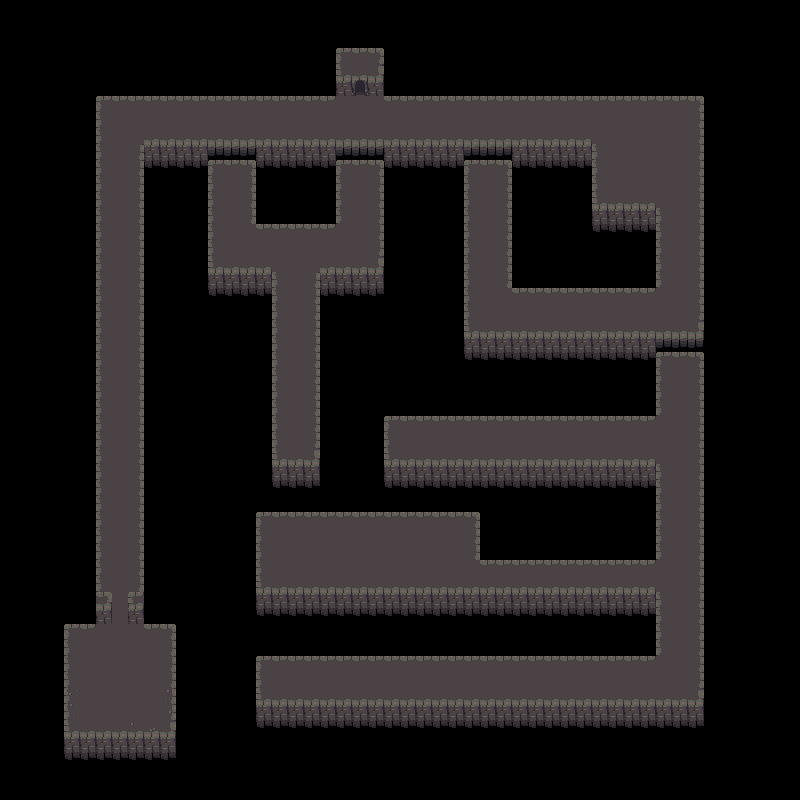

This game map was drawn from its Tiled (.tmx) file and the tilesets committed beside it. A one-line description and the trimmed map source follow:
An orthogonal 50x50 tile map with 16x16 px tiles, 2 tile layers (Background 1, Foreground 1), 7 hidden layers not drawn, 4 tilesets.

<map version="1.0" orientation="orthogonal" renderorder="right-down" width="50" height="50" tilewidth="16" tileheight="16" nextobjectid="1">
 <tileset firstgid="1" name="Coloured Magic Tiles" tilewidth="16" tileheight="16" tilecount="100" columns="10">
  <image source="../Coloured Magic Tiles.png" width="160" height="160" />
  <tile id="0">
   <properties>
    <property name="start" value="" />
   </properties>
  </tile>
  <tile id="1">
   <properties>
    <property name="win" value="" />
   </properties>
  </tile>
  <tile id="2">
   <properties>
    <property name="key" value="" />
   </properties>
  </tile>
  <tile id="3">
   <properties>
    <property name="door" value="" />
   </properties>
  </tile>
  <tile id="4">
   <properties>
    <property name="chest" value="" />
   </properties>
  </tile>
  <tile id="6">
   <properties>
    <property name="fastblob" value="" />
   </properties>
  </tile>
  <tile id="7">
   <properties>
    <property name="followblob" value="" />
   </properties>
  </tile>
  <tile id="8">
   <properties>
    <property name="armouredblob" value="" />
   </properties>
  </tile>
  <tile id="9">
   <properties>
    <property name="blob" value="" />
   </properties>
  </tile>
  <tile id="12">
   <properties>
    <property name="blocked" value="" />
   </properties>
  </tile>
  <tile id="99">
   <properties>
    <property name="walkable" value="" />
   </properties>
  </tile>
 </tileset>
 <tileset firstgid="101" name="Dungeon_new_green_gutter" tilewidth="16" tileheight="16" spacing="2" margin="1" tilecount="288" columns="24">
  <image source="../Dungeon_new_green_gutter.png" width="432" height="216" />
  <tile id="83">
   <properties>
    <property name="void" value="" />
   </properties>
  </tile>
 </tileset>
 <tileset firstgid="389" name="Dungeon_new_brown_gutter" tilewidth="16" tileheight="16" spacing="2" margin="1" tilecount="288" columns="24">
  <image source="../Dungeon_new_brown_gutter.png" width="432" height="216" />
  <tile id="83">
   <properties>
    <property name="void" value="" />
   </properties>
  </tile>
 </tileset>
 <tileset firstgid="677" name="Dungeon_new_gutter" tilewidth="16" tileheight="16" spacing="2" margin="1" tilecount="288" columns="24">
  <image source="../Dungeon_new_gutter.png" width="432" height="216" />
  <tile id="83">
   <properties>
    <property name="void" value="" />
   </properties>
  </tile>
 </tileset>
 <layer name="Background 0" width="50" height="50" visible="0">
  <data>[2500 cells, 0 non-empty, 0 distinct tile ids]</data>
 </layer>
 <layer name="Foreground 0" width="50" height="50" visible="0">
  <data>[2500 cells, 322 non-empty, 25 distinct tile ids]</data>
 </layer>
 <layer name="Collision0" width="50" height="50" visible="0">
  <data>[2500 cells, 2500 non-empty, 3 distinct tile ids]</data>
 </layer>
 <layer name="Background 1" width="50" height="50">
  <data>[2500 cells, 2 non-empty, 1 distinct tile ids]</data>
 </layer>
 <layer name="Foreground 1" width="50" height="50">
  <data>[2500 cells, 1009 non-empty, 32 distinct tile ids]</data>
 </layer>
 <layer name="Collision1" width="50" height="50" visible="0">
  <data>[2500 cells, 2500 non-empty, 9 distinct tile ids]</data>
 </layer>
 <layer name="Background 2" width="50" height="50" visible="0">
  <data>[2500 cells, 4 non-empty, 1 distinct tile ids]</data>
 </layer>
 <layer name="Foreground 2" width="50" height="50" visible="0">
  <data>[2500 cells, 605 non-empty, 28 distinct tile ids]</data>
 </layer>
 <layer name="Collision2" width="50" height="50" visible="0">
  <data>[2500 cells, 2500 non-empty, 6 distinct tile ids]</data>
 </layer>
</map>